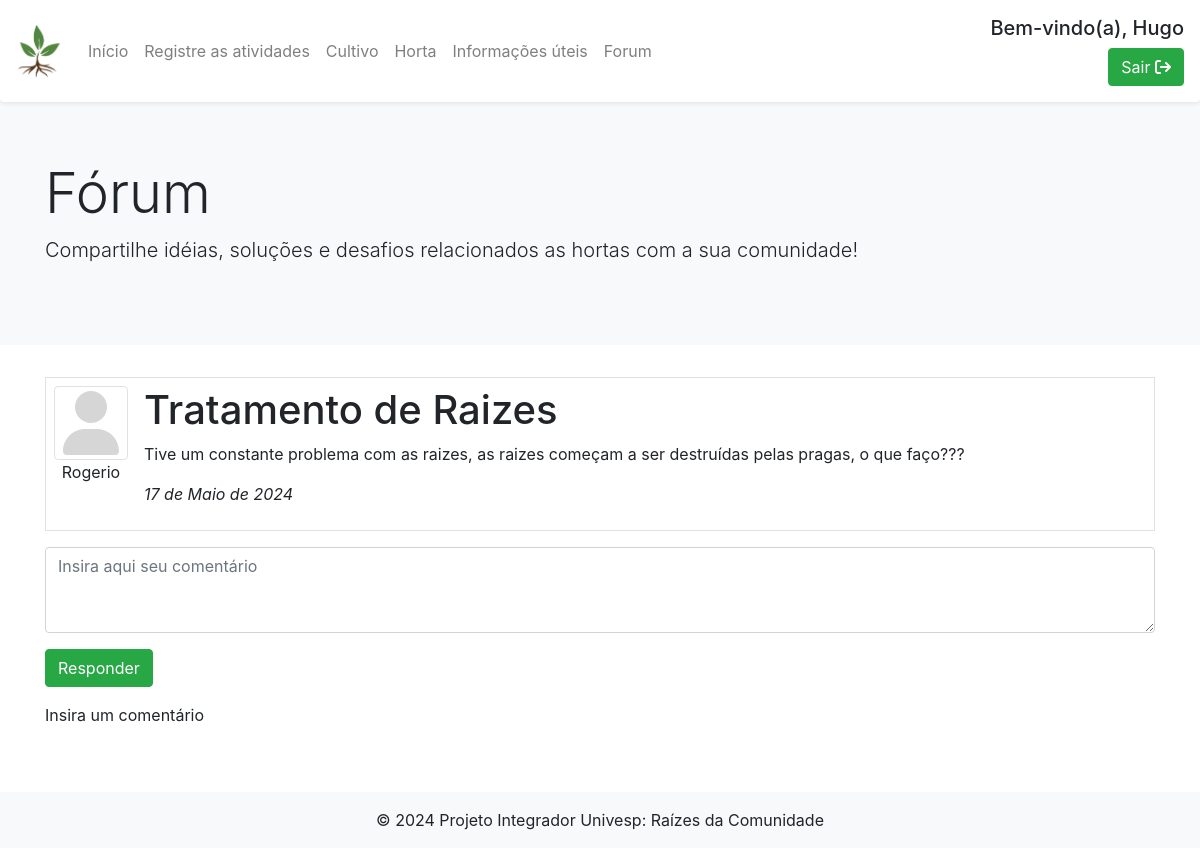
Before: /authuser/forum/topico/13 (signed in) with the older database file.
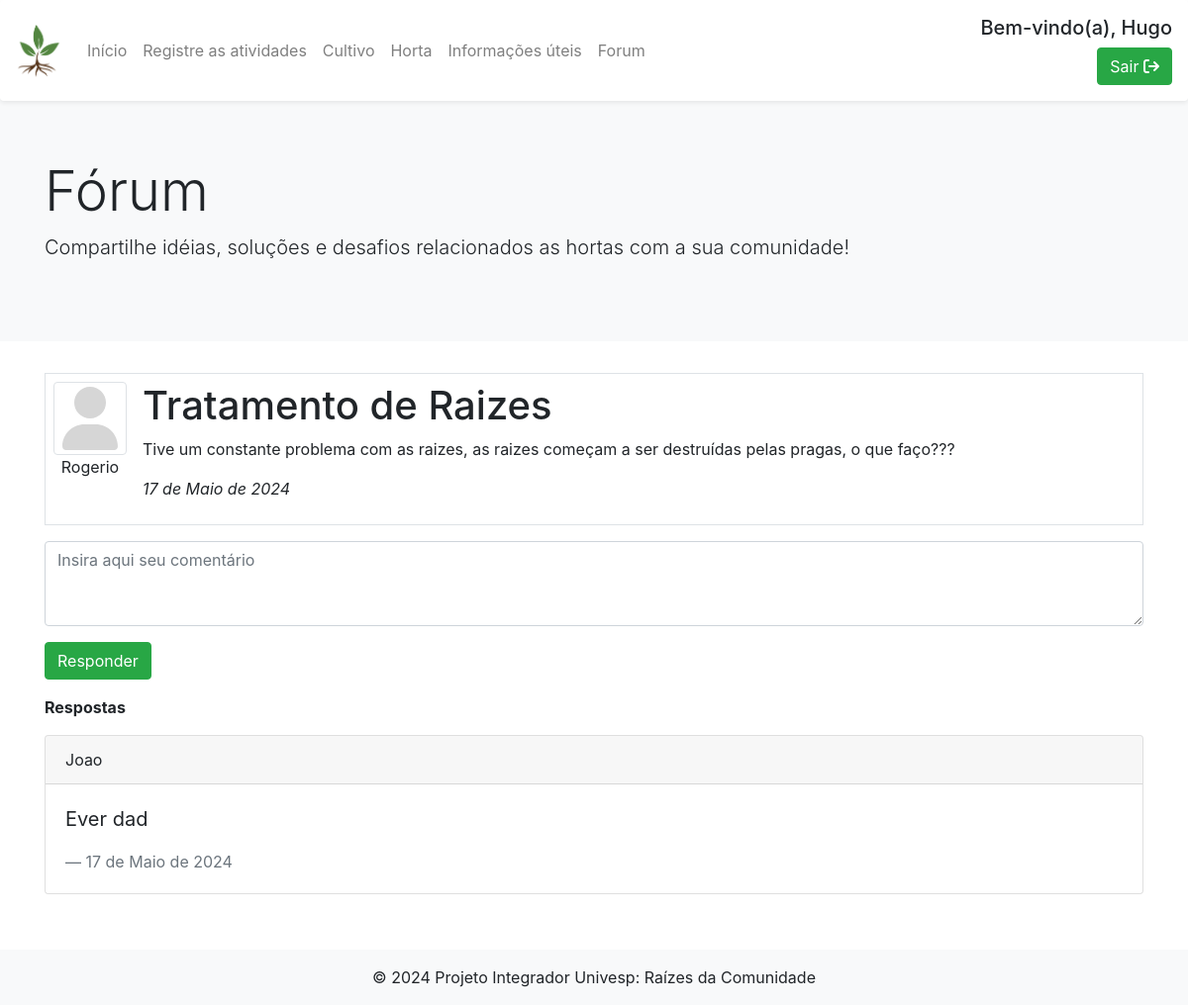
After: the same page with the newer database file.
### app_forum/models.py (models this page shows)
class Comentario(models.Model):
    usuario = models.ForeignKey(User, on_delete=models.CASCADE)
    topico = models.ForeignKey(Topico, on_delete=models.CASCADE)
    data = models.DateField(auto_now_add=True)
    comentario = models.TextField(max_length=300)

### app_forum/views.py (the view)
# urls.py: path('forum/topico/<int:pk>', topico, name='topico'),
@login_required(login_url="/login/login")
def topico(request, pk):
    lista_comentários = {}
    nome_topico = get_object_or_404(Topico, pk=pk)
    try:
        lista_comentários = Comentario.objects.filter(topico=nome_topico)
        return render(request, "forum/topico.html", {'nome_topico': nome_topico, 'comentarios' : lista_comentários})
    except Comentario.DoesNotExist:
        return render(request, "forum/topico.html")

### templates/forum/topico.html (shortened to what this page needs)
{% extends 'base.html' %}
{% block conteudo %}
<div class="jumbotron jumbotron-fluid bg-light">
  <div class="container">
    <h1 class="display-4">Fórum</h1>
    <p class="lead">Compartilhe idéias, soluções e desafios relacionados as hortas com a sua comunidade!</p>
  </div>
</div>
<div class="container">
  <div class="media border p-2 mb-3">
    <div class="d-flex flex-column">
      <img class="img-thumbnail" src="/media/user-solid.svg" alt="imagem usuario">
      <span class="text-center">{{nome_topico.criador}}</span>
    </div>
    <div class="media-body ml-3">
      <h1>{{nome_topico.titulo}}</h1>
      <p>{{nome_topico.descricao}}</p>
      <p><em>{{nome_topico.data}}</em></p>
    </div>
  </div>
  <form action="{% url 'criar_comentario' topico_id=nome_topico.id %}" method="post">
    <textarea class="form-control" id="exampleFormControlTextarea1" rows="3" name="comentario" id="comentario" placeholder="Insira aqui seu comentário" required></textarea>
    <button type="submit" id="comentario" class="btn btn-success mt-3 mb-3">Responder</button>
  </form>
  {% if comentarios %}
    <p class="font-weight-bold">Respostas</p>
    {% for comentario in comentarios %}
    <div class="card mb-3">
      <div class="card-header">
        <span>{{comentario.usuario}}</span>
      </div>
      <div class="card-body">
        <blockquote class="blockquote mb-0">
          <p>{{comentario.comentario}}</p>
          <footer class="blockquote-footer">{{comentario.data}}</footer>
        </blockquote>
      </div>
    </div>
    {% endfor %}
  {% else %}
    <p>Insira um comentário</p>
  {% endif %}
{% endblock %}

Changed rows visible on the page:
added Comentario: usuario "Joao", comentario "Ever dad", data "17 de Maio de 2024"
Other visible differences:
text no longer shown: "Insira um comentário"
text now shown: "Respostas"
